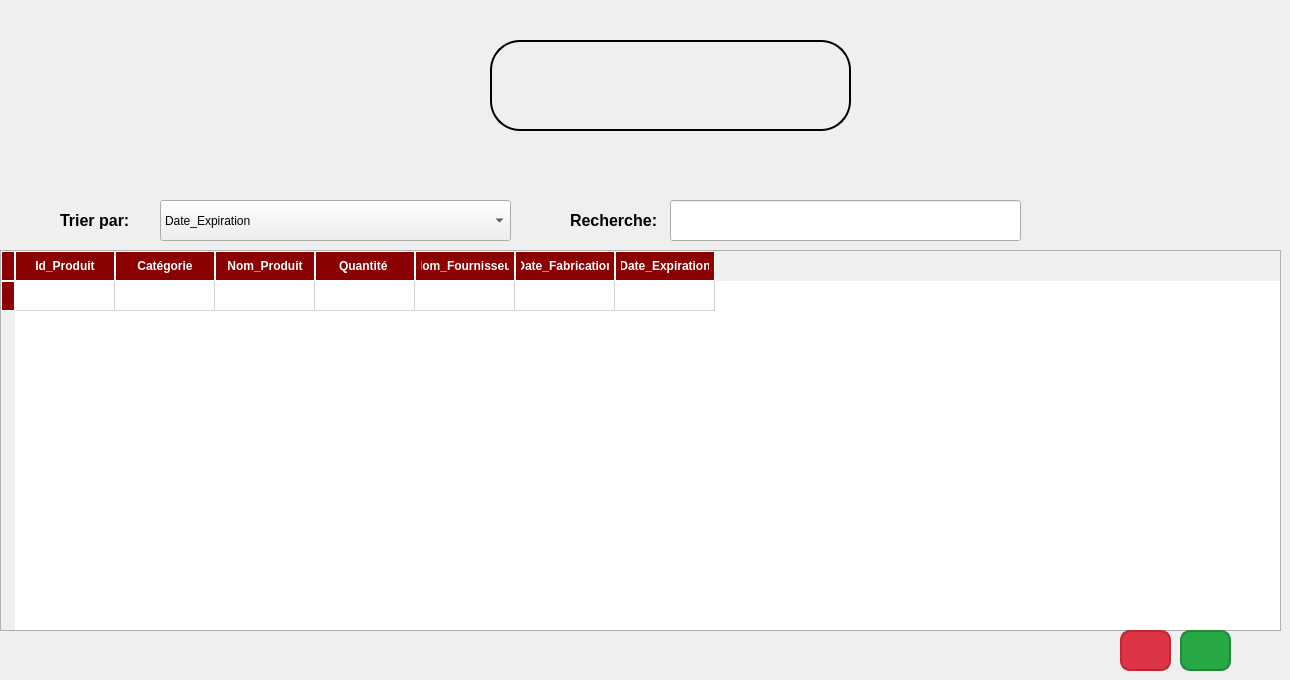
      <widget class="QWidget" name="lirect_3">
       <attribute name="title">
        <string>Affichage</string>
       </attribute>
       <widget class="QComboBox" name="comboBox_6">
        <property name="geometry">
         <rect>
          <x>160</x>
          <y>200</y>
          <width>351</width>
          <height>41</height>
         </rect>
        </property>
        <item>
         <property name="text">
          <string>Date_Expiration </string>
         </property>
        </item>
        <item>
         <property name="text">
          <string>Date_Fabrication</string>
         </property>
        </item>
        <item>
         <property name="text">
          <string>Quantité </string>
         </property>
        </item>
       </widget>
       <widget class="QLabel" name="label_46">
        <property name="geometry">
         <rect>
          <x>60</x>
          <y>210</y>
          <width>191</width>
          <height>21</height>
         </rect>
        </property>
        <property name="styleSheet">
         <string notr="true">QLabel {
    font-size: 16px;    /* Set font size to 16px */
    font-weight: bold;  /* Make text bold */
    color: black;       /* Black text (default, change if needed) */
}
</string>
        </property>
        <property name="text">
         <string>Trier par:</string>
        </property>
       </widget>
       <widget class="QLabel" name="label_47">
        <property name="geometry">
         <rect>
          <x>570</x>
          <y>210</y>
          <width>91</width>
          <height>20</height>
         </rect>
        </property>
        <property name="styleSheet">
         <string notr="true">QLabel {
    font-size: 16px;    /* Set font size to 16px */
    font-weight: bold;  /* Make text bold */
    color: black;       /* Black text (default, change if needed) */
}
</string>
        </property>
        <property name="text">
         <string>Recherche:</string>
        </property>
       </widget>
       <widget class="QLineEdit" name="lineEdit_19">
        <property name="geometry">
         <rect>
          <x>670</x>
          <y>200</y>
          <width>351</width>
          <height>41</height>
         </rect>
        </property>
       </widget>
       <widget class="QTableWidget" name="tableWidget_3">
        <property name="geometry">
         <rect>
          <x>0</x>
          <y>250</y>
          <width>1281</width>
          <height>381</height>
         </rect>
        </property>
        <property name="styleSheet">
         <string notr="true">QTableWidget {
    border: 1px solid #B0B0B0; /* Light gray border */
    gridline-color: #D3D3D3; /* Gridline color */
    background-color: #FFFFFF; /* White background */
    alternate-background-color: #F5F5F5; /* Alternate row color */
    font-size: 14px; /* Font size */
}

QTableWidget::item {
    padding: 10px; /* Padding for table cells */
}

QTableWidget::item:selected {
    background-color: #FFCCCC; /* Light red background when selected */
    color: #8B0000; /* Dark red text color */
}

QHeaderView::section {
    background-color: #8B0000; /* Dark red for header background */
    color: white; /* White text */
    font-weight: bold; /* Bold font for headers */
    padding: 5px; /* Padding inside headers */
    border: 1px solid #FFFFFF; /* White border between header cells */
}

QTableCornerButton::section {
    background-color: #8B0000; /* Dark red for the top-left corner */
    border: 1px solid white; /* White border */
}

QScrollBar:vertical {
    border: none;
    background: #F0F0F0; /* Light gray background */
    width: 10px;
    margin: 0px 0px 0px 0px;
}

QScrollBar::handle:vertical {
    background: #8B0000; /* Dark red handle */
    min-height: 20px;
    border-radius: 5px;
}

QScrollBar::handle:vertical:hover {
    background: #FF4500; /* Lighter red when hovered */
}

QScrollBar::add-line:vertical,
QScrollBar::sub-line:vertical {
    border: none;
    background: none;
}</string>
        </property>
        <row>
         <property name="text">
          <string/>
         </property>
        </row>
        <column>
         <property name="text">
          <string>Id_Produit</string>
         </property>
        </column>
        <column>
         <property name="text">
          <string>Catégorie</string>
         </property>
        </column>
        <column>
         <property name="text">
          <string>Nom_Produit</string>
         </property>
        </column>
        <column>
         <property name="text">
          <string>Quantité </string>
         </property>
        </column>
        <column>
         <property name="text">
          <string>Nom_Fournisseur</string>
         </property>
        </column>
        <column>
         <property name="text">
          <string>Date_Fabrication</string>
         </property>
        </column>
        <column>
         <property name="text">
          <string>Date_Expiration</string>
         </property>
        </column>
       </widget>
       <widget class="QWidget" name="widget_3" native="true">
        <property name="geometry">
         <rect>
          <x>490</x>
          <y>40</y>
          <width>361</width>
          <height>91</height>
         </rect>
        </property>
        <property name="styleSheet">
         <string notr="true">background-color: qlineargradient(
    spread:pad,
    x1:0, y1:0, x2:1, y2:0,
    stop:0 #d30102,
    stop:0.499 #d30102,
    stop:0.5 white,
    stop:1 white
);
border-radius: 30px; 
border: 2px solid black; </string>
        </property>
        <widget class="QPushButton" name="pushButtonStat_17">
         <property name="geometry">
          <rect>
           <x>40</x>
           <y>0</y>
           <width>91</width>
           <height>91</height>
          </rect>
         </property>
         <property name="styleSheet">
          <string notr="true">QPushButton {
    background: transparent;
    border: none;
}</string>
         </property>
         <property name="text">
          <string/>
         </property>
         <property name="icon">
          <iconset resource="images/images.qrc">
           <normaloff>:/images/stat.png</normaloff>:/images/stat.png</iconset>
         </property>
         <property name="iconSize">
          <size>
           <width>50</width>
           <height>50</height>
          </size>
         </property>
        </widget>
        <widget class="QPushButton" name="pushButton_pdf_5">
         <property name="geometry">
          <rect>
           <x>190</x>
           <y>10</y>
           <width>131</width>
           <height>71</height>
          </rect>
         </property>
         <property name="styleSheet">
          <string notr="true">QPushButton {
    background: transparent;
    border: none;
}</string>
         </property>
         <property name="text">
          <string/>
         </property>
         <property name="icon">
          <iconset resource="images/images.qrc">
           <normaloff>:/images/doc.png</normaloff>:/images/doc.png</iconset>
         </property>
         <property name="iconSize">
          <size>
           <width>50</width>
           <height>50</height>
          </size>
         </property>
        </widget>
       </widget>
       <widget class="QPushButton" name="pushButton_12">
        <property name="geometry">
         <rect>
          <x>1180</x>
          <y>630</y>
          <width>51</width>
          <height>41</height>
         </rect>
        </property>
        <property name="styleSheet">
         <string notr="true">QPushButton {
    background-color: #28A745;  /* Bright green background */
    color: white;               /* White text */
    font-size: 16px;            /* Font size */
    font-weight: bold;          /* Bold text */
    border: 2px solid #218838;  /* Darker green border */
    border-radius: 10px;        /* Rounded corners */
    padding: 8px 16px;          /* Padding for size adjustment */
}

QPushButton:hover {
    background-color: #218838;  /* Darker green on hover */
}

QPushButton:pressed {
    background-color: #1E7E34;  /* Even darker green when pressed */
}
</string>
        </property>
        <property name="text">
         <string/>
        </property>
        <property name="icon">
         <iconset theme="QIcon::ThemeIcon::MailMessageNew"/>
        </property>
       </widget>
       <widget class="QPushButton" name="pushButton_15">
        <property name="geometry">
         <rect>
          <x>1120</x>
          <y>630</y>
          <width>51</width>
          <height>41</height>
         </rect>
        </property>
        <property name="styleSheet">
         <string notr="true">QPushButton {
    background-color: #DC3545;  /* Bright red background */
    color: white;               /* White text */
    font-size: 16px;            /* Font size */
    font-weight: bold;          /* Bold text */
    border: 2px solid #C82333;  /* Darker red border */
    border-radius: 10px;        /* Rounded corners */
    padding: 8px 16px;          /* Padding for size adjustment */
}

QPushButton:hover {
    background-color: #C82333;  /* Darker red on hover */
}

QPushButton:pressed {
    background-color: #A71D2A;  /* Even darker red when pressed */
}
</string>
        </property>
        <property name="text">
         <string/>
        </property>
        <property name="icon">
         <iconset theme="QIcon::ThemeIcon::EditDelete"/>
        </property>
       </widget>
      </widget>
